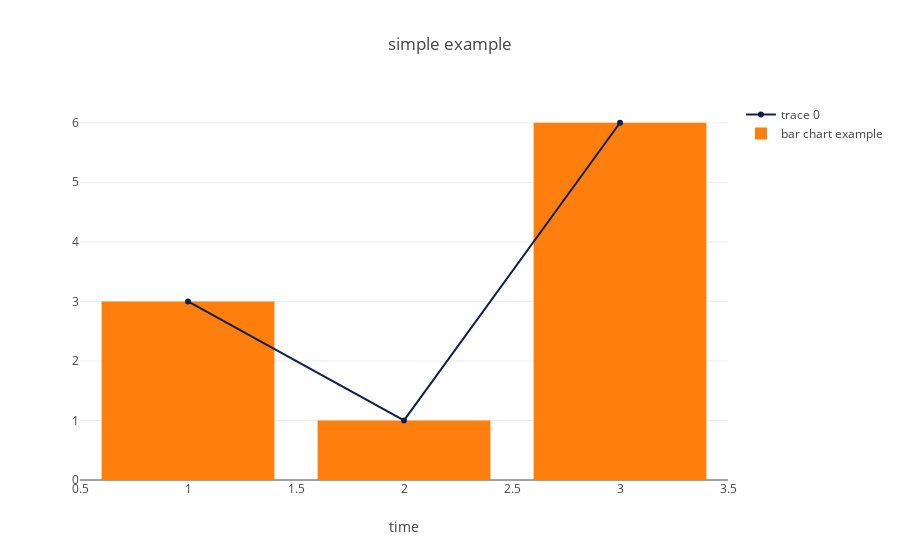

Here is the notebook cell this chart was saved with:
### Markdown cell above
#### Interactivity:

Notice that you can
1. Hover over any point to see the corresponding numbers
2. You can click and drag a rectanguar region in the plot to zoom in. Double-click to zoom out.

### Code cell
#this is the example from the plotly reference homepage. I modified it a little bit
data = [
    go.Scatter(                         # all "scatter" attributes: https://plot.ly/python/reference/#scatter
        x=[1, 2, 3],                    # more about "x":  /python/reference/#scatter-x
        y=[3, 1, 6],                    # more about "y":  /python/reference/#scatter-y
        marker=dict(                    # marker is an dict, marker keys: /python/reference/#scatter-marker
            color="rgb(16, 32, 77)"     # more about marker's "color": /python/reference/#scatter-marker-color
        )
    ),
    go.Bar(                         # all "bar" chart attributes: /python/reference/#bar
        x=[1, 2, 3],                # more about "x": /python/reference/#bar-x
        y=[3, 1, 6],                # /python/reference/#bar-y
        name="bar chart example"    # /python/reference/#bar-name
    )
]

layout = go.Layout(             # all "layout" attributes: /python/reference/#layout
    title="simple example",     # more about "layout's" "title": /python/reference/#layout-title
    xaxis=dict(                 # all "layout's" "xaxis" attributes: /python/reference/#layout-xaxis
        title="time"            # more about "layout's" "xaxis's" "title": /python/reference/#layout-xaxis-title
    ),

    #annotations=[
    #    dict(                            # all "annotation" attributes: /python/reference/#layout-annotations
    #        text="simple annotation",    # /python/reference/#layout-annotations-text
    #        x=0,                         # /python/reference/#layout-annotations-x
    #        xref="paper",                # /python/reference/#layout-annotations-xref
    #        y=0,                         # /python/reference/#layout-annotations-y
    #        yref="paper"                 # /python/reference/#layout-annotations-yref
    #    )
    #]

)

figure = go.Figure(data=data, layout=layout)
iplot(figure)

### Figure 1 — Plotly figure (JSON) as saved in the notebook; plotly's stock layout.template omitted (floating-point values rounded to 4 significant figures)
{"data": [{"marker": {"color": "rgb(16, 32, 77)"}, "type": "scatter", "uid": "c4f14b83-efe3-4c9f-8cfb-a6583c5cefa8", "x": [1, 2, 3], "y": [3, 1, 6]}, {"name": "bar chart example", "type": "bar", "uid": "9837d13b-1c05-4069-a3f2-61b0c2a80c8b", "x": [1, 2, 3], "y": [3, 1, 6]}], "layout": {"title": "simple example", "xaxis": {"title": "time"}}}
